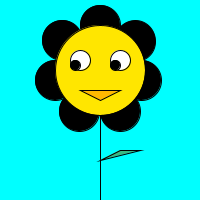
Frame 1 (no input)
Frame 60 (the mouse pressed at the canvas centre just before this capture): identical to frame 1, image omitted
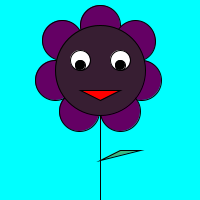
Frame 120 (the mouse held since frame 60 and released just before this capture)

The Processing sketch that drew these frames (run headless with seeded random() and noise(); from frame 60 on, the mouse is pressed at the canvas centre):

// Processing sketch: processing_26224
// ── processing_26224.pde

int flowerX = 100;
int flowerY= 200;

void setup() {
  size (200, 200);
}

void draw() {
  background (0,255,255);//blue sky
  smooth();

  ellipseMode(CENTER);
  fill (mouseX,0,mouseY);
  ellipse (flowerX,flowerY-175,40,40);//petal--top
  ellipse(flowerX+35,flowerY-159,41,41);//petal--right top
  ellipse(flowerX+41,flowerY-120,40,40);//petal-- right middle
  ellipse (flowerX+20,flowerY-89,40,40);//petal--bottom right
  ellipse(flowerX-21,flowerY-89,40,40);//petal--bottom left
  ellipse(flowerX-45,flowerY-120,40,40);//petal--left middle
  ellipse(flowerX-38,flowerY-160,40,40);//petal--left top

  if (mousePressed == true) {
    fill (55,30,50);
  } 
  else {
    fill (255,230,0);//yellow
  }
  ellipse (flowerX,flowerY-130,90,90);//face 
  
  fill (255);//white
  ellipse (flowerX-20,flowerY-140,20,20);//left eye
  ellipse (flowerX+20,flowerY-140,20,20);//right eye
  fill (0);//black
  float leftEyePos = map(mouseX, 0, width, 75, 85);
  ellipse (leftEyePos,flowerY-135,10,10);//left eye black
  float rightEyePos = map (mouseX, 0, width, 115, 125);
  ellipse(rightEyePos,flowerY-135,10,10);//right eye black
  
  if (mousePressed == true) {
    fill (255,0,0);
  } 
  else {
    fill (255,0,0,50);//mouth
  }

  triangle(flowerX-20,flowerY-110,flowerX,flowerY-100,flowerX+20,flowerY-110);//mouth

  fill(59,185,130);//green
  line (flowerX,flowerY-85,flowerX,flowerY);//stem
  fill (59,185,130);//green
  triangle (flowerX,flowerY-40,flowerX+20,flowerY-50,flowerX+40,flowerY-50);//leaf
  println("Flower Power!");
}
